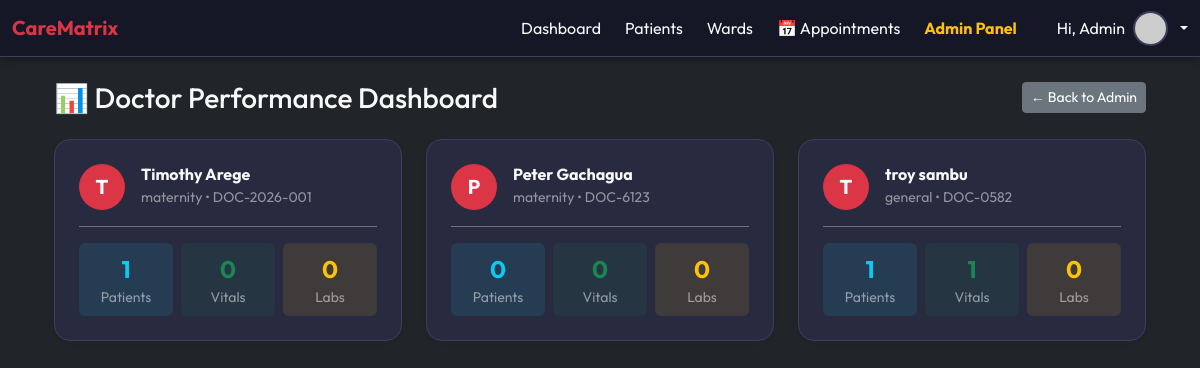
/performance/ (signed in), run on the app's committed database.
### accounts/models.py (models this page shows, shortened)
class DoctorProfile(models.Model):
    user = models.OneToOneField(User, on_delete=models.CASCADE, related_name='doctor_profile')
    doctor_id = models.CharField(max_length=50, unique=True)
    department = models.CharField(max_length=100, blank=True, null=True)
    phone = models.CharField(max_length=15, blank=True, null=True)

### accounts/views.py (the view)
# urls.py: path('performance/', views.doctor_performance, name='doctor_performance'),
@login_required
@user_passes_test(admin_check)
def doctor_performance(request):
    from patients.models import Patient, VitalSign, LabResult, AuditLog
    from django.db.models import Count
    doctors = DoctorProfile.objects.select_related('user').all()
    performance_data = []
    for profile in doctors:
        doc_name = profile.user.get_full_name() or profile.user.username
        patient_count = Patient.objects.filter(doctor__iexact=doc_name).count()
        vitals_count = VitalSign.objects.filter(patient__doctor__iexact=doc_name).count()
        labs_count = LabResult.objects.filter(patient__doctor__iexact=doc_name).count()
        performance_data.append({
            'doctor': profile,
            'name': doc_name,
            'patient_count': patient_count,
            'vitals_count': vitals_count,
            'labs_count': labs_count,
        })
    return render(request, 'accounts/doctor_performance.html', {
        'performance_data': performance_data
    })

### accounts/views.py (called while the page is built)
def admin_check(user):
    return user.is_superuser

### accounts/templates/accounts/doctor_performance.html
{% extends "base.html" %}
{% block content %}
<div class="container mt-4 mb-5">
    <div class="d-flex justify-content-between align-items-center mb-4">
        <h3 class="text-light mb-0">📊 Doctor Performance Dashboard</h3>
        <a href="{% url 'accounts:admin_dashboard' %}" class="btn btn-secondary btn-sm">← Back to Admin</a>
    </div>
    {% if performance_data %}
    <div class="row g-4">
        {% for item in performance_data %}
        <div class="col-md-6 col-lg-4">
            <div class="content-card p-4 shadow-sm h-100">
                <div class="d-flex align-items-center mb-3 border-bottom border-secondary pb-3">
                    <div class="rounded-circle bg-danger d-flex align-items-center justify-content-center me-3" style="width:46px;height:46px;flex-shrink:0;">
                        <span class="text-white fw-bold fs-5">{{ item.name|first|upper }}</span>
                    </div>
                    <div>
                        <h6 class="text-light mb-0 fw-bold">{{ item.name }}</h6>
                        <small class="text-white-50">{{ item.doctor.department|default:"General" }} &bull; {{ item.doctor.doctor_id }}</small>
                    </div>
                </div>
                <div class="row text-center g-2">
                    <div class="col-4">
                        <div class="p-2 rounded" style="background:rgba(13,202,240,0.1);">
                            <div class="fs-4 fw-bold text-info">{{ item.patient_count }}</div>
                            <div class="text-white-50 small">Patients</div>
                        </div>
                    </div>
                    <div class="col-4">
                        <div class="p-2 rounded" style="background:rgba(25,135,84,0.1);">
                            <div class="fs-4 fw-bold text-success">{{ item.vitals_count }}</div>
                            <div class="text-white-50 small">Vitals</div>
                        </div>
                    </div>
                    <div class="col-4">
                        <div class="p-2 rounded" style="background:rgba(255,193,7,0.1);">
                            <div class="fs-4 fw-bold text-warning">{{ item.labs_count }}</div>
                            <div class="text-white-50 small">Labs</div>
                        </div>
                    </div>
                </div>
            </div>
        </div>
        {% endfor %}
    </div>
    {% else %}
        <div class="content-card p-4 text-center text-white-50">
            <p class="mb-0">No doctors registered yet.</p>
        </div>
    {% endif %}
</div>
{% endblock %}

### accounts/templates/base.html (style rules this page uses)
:root { --main-bg: #1B1E32; --card-bg: #282B40; --primary: #0d6efd; --accent: #dc3545; --text-color: #f8f9fa; --border-color: #3b3f5c; --nav-bg: #151726; }
body { font-family: 'Outfit', sans-serif; background: var(--main-bg); color: var(--text-color); min-height: 100vh; }
.content-card { background: var(--card-bg); border: 1px solid var(--border-color); border-radius: 16px; overflow: hidden; transition: transform 0.2s ease, box-shadow 0.2s ease; color: var(--text-color); }

### data on the page
DoctorProfile: name|first "T", name "Timothy Arege", doctor.department "maternity", doctor.doctor_id "DOC-2026-001", patient_count "1", vitals_count "0", labs_count "0"
DoctorProfile: name|first "P", name "Peter Gachagua", doctor.department "maternity", doctor.doctor_id "DOC-6123", patient_count "0", vitals_count "0", labs_count "0"
DoctorProfile: name|first "T", name "troy sambu", doctor.department "general", doctor.doctor_id "DOC-0582", patient_count "1", vitals_count "1", labs_count "0"
